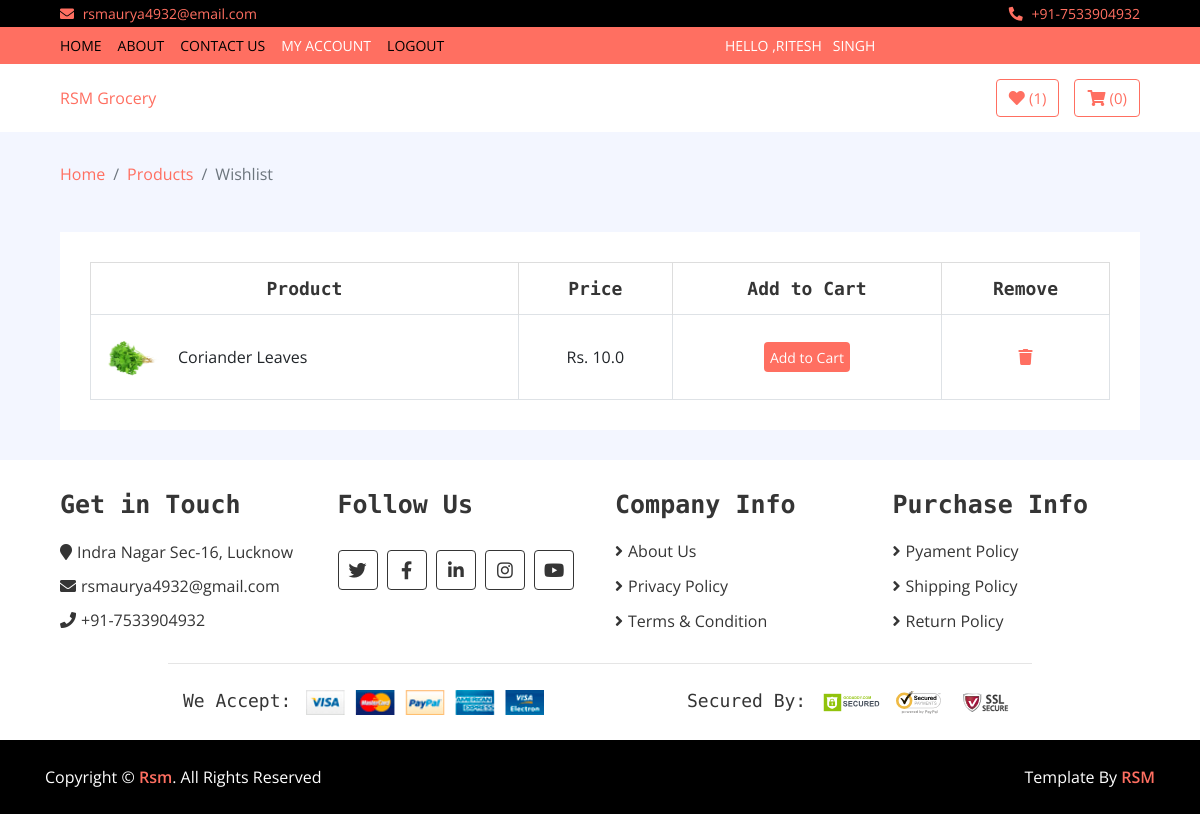
The page /wishlist/ (signed in) on the database its author committed.
### app/models.py (models this page shows, shortened)
class Wishlist(models.Model):
    user = models.ForeignKey(User,on_delete=models.CASCADE)
    product = models.ForeignKey(product,on_delete=models.CASCADE)
    date_time =models.DateTimeField(auto_now_add=True,null=True)

class product(models.Model):
    category= models.ForeignKey(category,on_delete=models.CASCADE)
    title = models.CharField(max_length=200)
    description = models.TextField(null=True)
    price = models.FloatField()
    quantity = models.CharField(max_length=300,null=True)
    created_date = models.DateTimeField(auto_now_add=True)
    pic1 = models.ImageField(upload_to="product",null=True)

### app/views.py (the view)
# urls.py: path('wishlist/',views.wishlist,name='wishlist'),
def wishlist(request):
    if request.user.is_authenticated:
        user_instance = User.objects.get(username = request.user.username)
        whishlist_featch = Wishlist.objects.filter(user = user_instance)
        return render(request,'wishlist.html',{'whishlist':whishlist_featch})
    else:
        return redirect('/login')

### app/views.py (called while the page is built)
def cart_count_show(request):
    if request.user.is_authenticated:
        cart_count = cart.objects.filter(user=request.user,status=False)
        cartt = cart_count.count()
        return {'cart_count':cartt}
    else:
        cart_count = cart.objects.all()
        return {'cart_count': cart_count}

def whish_count(request):
    if request.user.is_authenticated:
        whish_countable = Wishlist.objects.filter(user=request.user)
        whish = whish_countable.count()
        return {'whish':whish}
    else:
        whish_countable = Wishlist.objects.all()
        return {'whish':whish_countable}

### app/templates/wishlist.html (shortened to what this page needs)
{% extends 'base.html' %}
{% block body %}
        <div class="breadcrumb-wrap">
            <div class="container-fluid">
                <ul class="breadcrumb">
                    <li class="breadcrumb-item"><a href="#">Home</a></li>
                    <li class="breadcrumb-item"><a href="#">Products</a></li>
                    <li class="breadcrumb-item active">Wishlist</li>
                </ul>
            </div>
        </div>
        <div class="wishlist-page">
            <div class="container-fluid">
                <div class="wishlist-page-inner">
                    <div class="row">
                        <div class="col-md-12">
                            <div class="table-responsive">
                                <table class="table table-bordered">
                                    <thead class="thead-dark">
                                        <tr>
                                            <th>Product</th>
                                            <th>Price</th>
                                            <th>Add to Cart</th>
                                            <th>Remove</th>
                                        </tr>
                                    </thead>
                                    <tbody class="align-middle">
                                    {% for x in whishlist %}
                                        <tr>
                                            <td>
                                                <div class="img">
                                                    <a href="#"><img src="/media/{{x.product.pic1}}" alt="Image"></a>
                                                    <p>{{x.product.title}}</p>
                                                </div>
                                            </td>
                                            <td>Rs. {{x.product.price}}</td>
                                            <td><a href="{% url 'cart_add' x.product.id %}"><button class="btn-cart">Add to Cart</button></a></td>
                                            <td><a href="{% url 'whish_remove' x.id %}"> <i class="fa fa-trash"></i></a></td>
                                        </tr>
                                        {% endfor %}
                                    </tbody>
                                </table>
                            </div>
                        </div>
                    </div>
                </div>
            </div>
        </div>
     {% endblock %}

### app/templates/base.html (shortened to what this page needs)
<!DOCTYPE html>
{% load static %}
<html lang="en">
    <head>
        <link href="https://stackpath.bootstrapcdn.com/bootstrap/4.4.1/css/bootstrap.min.css" rel="stylesheet">
        <link href="https://cdnjs.cloudflare.com/ajax/libs/font-awesome/5.10.0/css/all.min.css" rel="stylesheet">
        <link href="{% static 'lib/slick/slick.css' %}" rel="stylesheet">
        <link href="{% static 'lib/slick/slick-theme.css' %}" rel="stylesheet">
        <link href="{% static 'css/style.css' %}" rel="stylesheet">
    </head>
    <body>
        <div class="top-bar">
            <div class="container-fluid">
                <div class="row">
                    <div class="col-sm-6">
                        <i class="fa fa-envelope"></i>
                        rsmaurya4932@email.com
                    </div>
                    <div class="col-sm-6">
                        <i class="fa fa-phone-alt"></i>
                        +91-7533904932
                    </div>
                </div>
            </div>
        </div>
        <div class="nav">
            <div class="container-fluid">
                <nav class="navbar navbar-expand-md bg-dark navbar-dark">
                    <div class="collapse navbar-collapse justify-content-between" id="navbarCollapse">
                        <div class="navbar-nav mr-auto">
                            <a href="{% url 'home' %}" class="nav-item nav-link active">Home</a>
                            <a href="{% url 'home' %}" class="nav-item nav-link active">About</a>
                            <a href="{% url 'contact_page' %}" class="nav-item nav-link active">Contact Us</a>
                            {% if request.user.is_authenticated %}
                            <a href="{% url 'user_account' %}" class="nav-item nav-link">My Account</a>
                            <a href="{% url 'logout' %}" class="nav-item nav-link active">Logout</a>
                            {% endif %}
                        </div>
                        {% if not request.user.is_authenticated %}
                        <div class="navbar-nav ml-auto">
                            <div class="nav-item dropdown">
                                <a href="#" class="nav-link dropdown-toggle" data-toggle="dropdown">User Account</a>
                                <div class="dropdown-menu">
                                    <a href="{% url 'login_user' %}" class="dropdown-item">Login</a>
                                    <a href="{% url 'login_user' %}" class="dropdown-item">Register</a>
                                </div>
                            </div>
                        </div>
                        {% else %}
                        <div class="navbar-nav mr-auto">
                            <a href="" class="nav-item nav-link active" style="color:white;">Hello ,{{request.user.first_name}} &nbsp; {{request.user.last_name}}</a>
                        </div>
                        {% endif %}
                    </div>
                </nav>
            </div>
        </div>
        <div class="bottom-bar">
            <div class="container-fluid">
                <div class="row align-items-center">
                    <div class="col-md-3">
                        <div class="logo">
                            <a href="">
                                RSM Grocery
                            </a>
                        </div>
                    </div>
                    {% if request.user.is_authenticated %}
                    <div class="col-md-3">
                        <div class="user">
                            <a href="{% url 'wishlist' %}" class="btn wishlist">
                                <i class="fa fa-heart"></i>
                                <span>({{whish}})</span>
                            </a>
                            <a href="{% url 'cart_page' %}" class="btn cart">
                                <i class="fa fa-shopping-cart"></i>
                                <span>({{cart_count}})</span>
                            </a>
                        </div>
                    </div>
                    {% endif %}
                </div>
            </div>
        </div>
        {% block body %}
        {% endblock %}
        <div class="footer">
            <div class="container-fluid">
                <div class="row">
                    <div class="col-lg-3 col-md-6">
                        <div class="footer-widget">
                            <h2>Get in Touch</h2>
                            <div class="contact-info">
                                <p><i class="fa fa-map-marker"></i>Indra Nagar Sec-16, Lucknow</p>
                                <p><i class="fa fa-envelope"></i>rsmaurya4932@gmail.com</p>
                                <p><i class="fa fa-phone"></i>+91-7533904932</p>
                            </div>
                        </div>
                    </div>
                    <div class="col-lg-3 col-md-6">
                        <div class="footer-widget">
                            <h2>Follow Us</h2>
                            <div class="contact-info">
                                <div class="social">
                                    <a href=""><i class="fab fa-twitter"></i></a>
                                    <a href=""><i class="fab fa-facebook-f"></i></a>
                                    <a href="https://www.linkedin.com/in/ritesh-singh-maurya-24811017b"><i class="fab fa-linkedin-in"></i></a>
                                    <a href="https://www.instagram.com/ritesh_maurya1711/"><i class="fab fa-instagram"></i></a>
                                    <a href="https://www.youtube.com/channel/UCMWrdLPzWeIbQ0I2aPzIsEA"><i class="fab fa-youtube"></i></a>
                                </div>
                            </div>
                        </div>
                    </div>
                    <div class="col-lg-3 col-md-6">
                        <div class="footer-widget">
                            <h2>Company Info</h2>
                            <ul>
                                <li><a href="#">About Us</a></li>
                                <li><a href="#">Privacy Policy</a></li>
                                <li><a href="#">Terms & Condition</a></li>
                            </ul>
                        </div>
                    </div>
                    <div class="col-lg-3 col-md-6">
                        <div class="footer-widget">
                            <h2>Purchase Info</h2>
                            <ul>
                                <li><a href="#">Pyament Policy</a></li>
                                <li><a href="#">Shipping Policy</a></li>
                                <li><a href="#">Return Policy</a></li>
                            </ul>
                        </div>
                    </div>
                </div>
                <div class="row payment align-items-center">
                    <div class="col-md-6">
                        <div class="payment-method">
                            <h2>We Accept:</h2>
                            <img src="{% static 'img/payment-method.png' %}" alt="Payment Method" />
                        </div>
                    </div>
                    <div class="col-md-6">
                        <div class="payment-security">
                            <h2>Secured By:</h2>
                            <img src="{% static 'img/godaddy.svg' %}" alt="Payment Security" />
                            <img src="{% static 'img/norton.svg' %}" alt="Payment Security" />
                            <img src="{% static 'img/ssl.svg' %}" alt="Payment Security" />
                        </div>
                    </div>
                </div>
            </div>
        </div>
        <div class="footer-bottom">
            <div class="container">
                <div class="row">
                    <div class="col-md-6 copyright">
                        <p>Copyright &copy; <a href="https://htmlcodex.com">Rsm</a>. All Rights Reserved</p>
                    </div>
                    <div class="col-md-6 template-by">
                        <p>Template By <a href="https://htmlcodex.com">RSM</a></p>
                    </div>
                </div>
            </div>
        </div>
    </body>
</html>

### rows shown on the page
Wishlist: product.pic1 (picture), product "Coriander Leaves", product.price "10.0"

### other values the page prints
{{ request.user.first_name }} "RITESH"
{{ request.user.last_name }} "SINGH"
{{ whish }} "1"
{{ cart_count }} "0"
